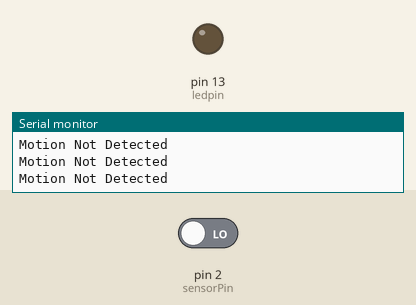
A sketch run on a simulated Arduino Uno, built with avr-gcc and run on an emulated ATmega328P. Parts: output pins drawn as LEDs (lit = HIGH), the last lines printed to the serial monitor. The test bench sets the inputs (shaded band); at power-on: pin 2 (sensorPin) LOW.

Above: at 1.8 s.
1.9 s: pin 2 (sensorPin) driven HIGH
At 2.6 s:
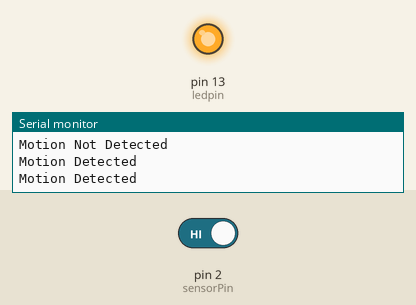
3.5 s: pin 2 (sensorPin) driven LOW
At 3.8 s:
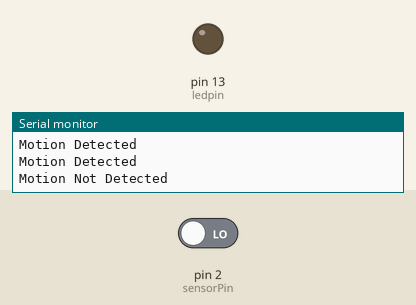
Timing chart, 0 to 6.5 s (numbered marks = the images above; inputs shaded):
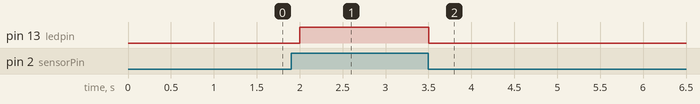

Measured:
- after the input at 1.9 s, pin 13 (ledpin): LOW → HIGH after 0.10 s
- after the input at 3.5 s, pin 13 (ledpin): HIGH → LOW at once

The sketch:

PIRSensor.ino
```cpp
int sensorPin = 2;
int ledpin = 13;

void setup() {
  // put your setup code here, to run once:
  pinMode(sensorPin, INPUT);
  pinMode(ledpin, OUTPUT);
  Serial.begin(9600);

}

void loop() {
  // put your main code here, to run repeatedly:
  int motionDetected = digitalRead(sensorPin);

  if(motionDetected == HIGH){
    Serial.println("Motion Detected");
    digitalWrite(ledpin, HIGH);
  }
  else{
    Serial.println("Motion Not Detected");
    digitalWrite(ledpin, LOW);
  }

  delay(500);

}
```
